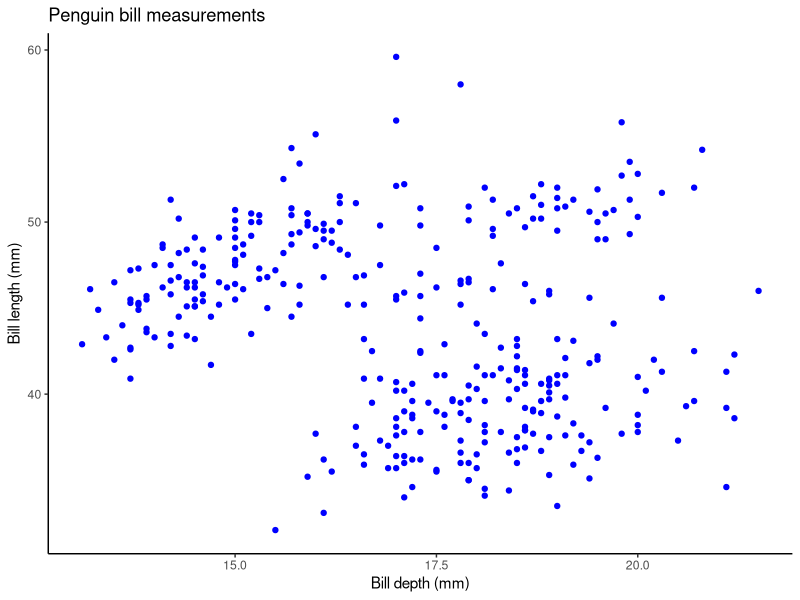

Generate this figure with R:
library(palmerpenguins)
library(ggplot2)

ggplot(penguins, aes(x = bill_depth_mm, y = bill_length_mm)) +
  geom_point(col = "blue") +
  labs(
    title = "Penguin bill measurements",
    x = "Bill depth (mm)",
    y = "Bill length (mm)"
  ) +
  theme_classic()
